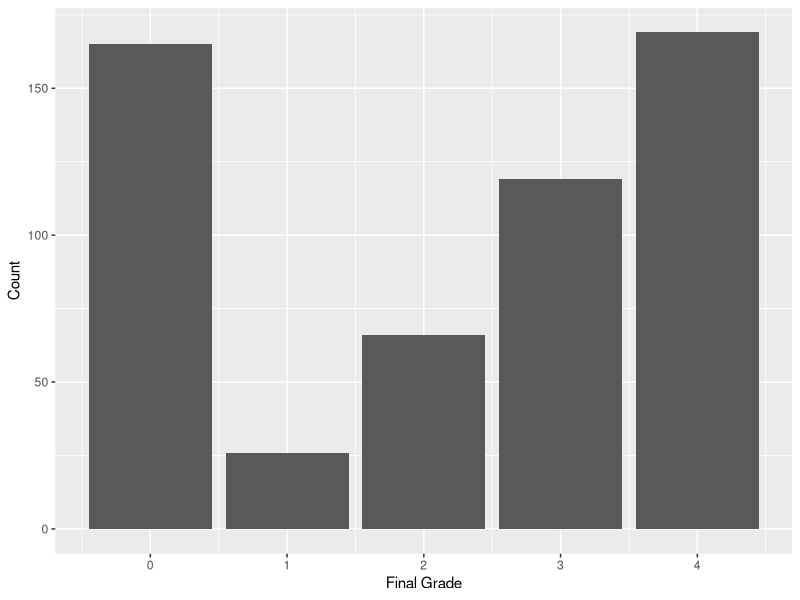
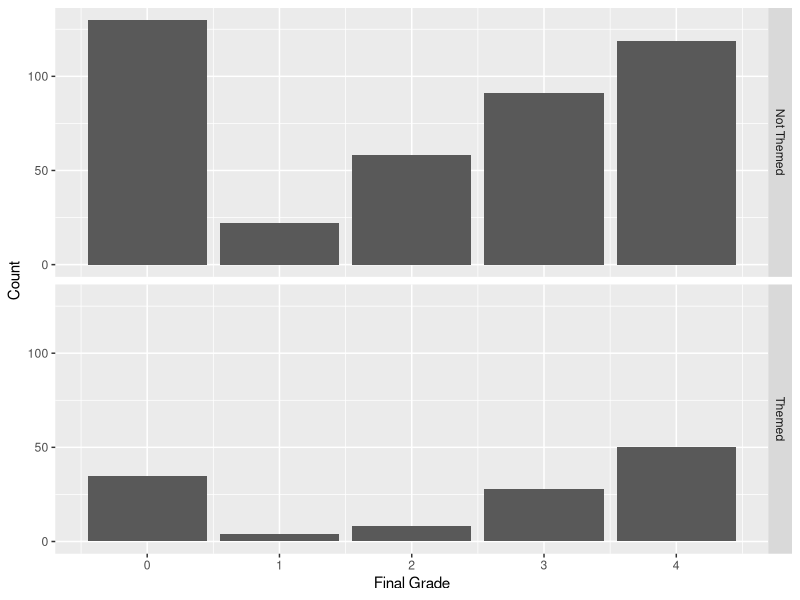
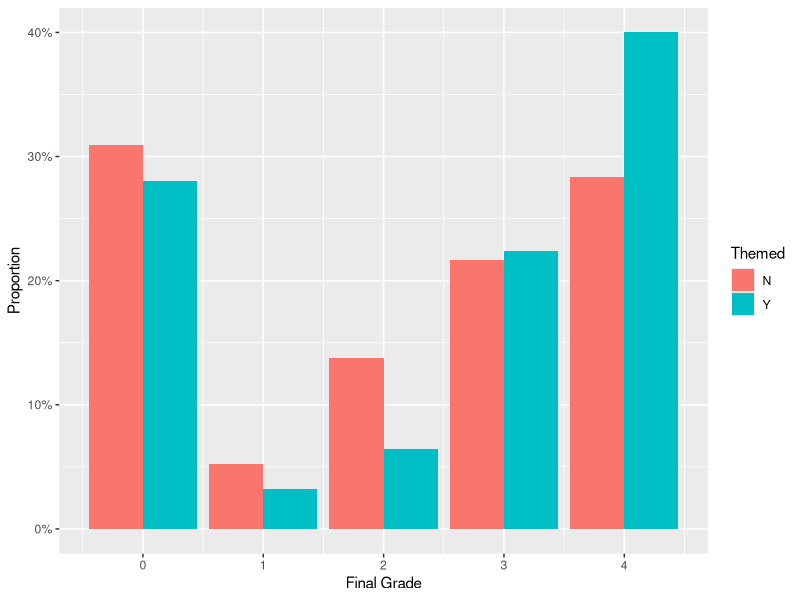
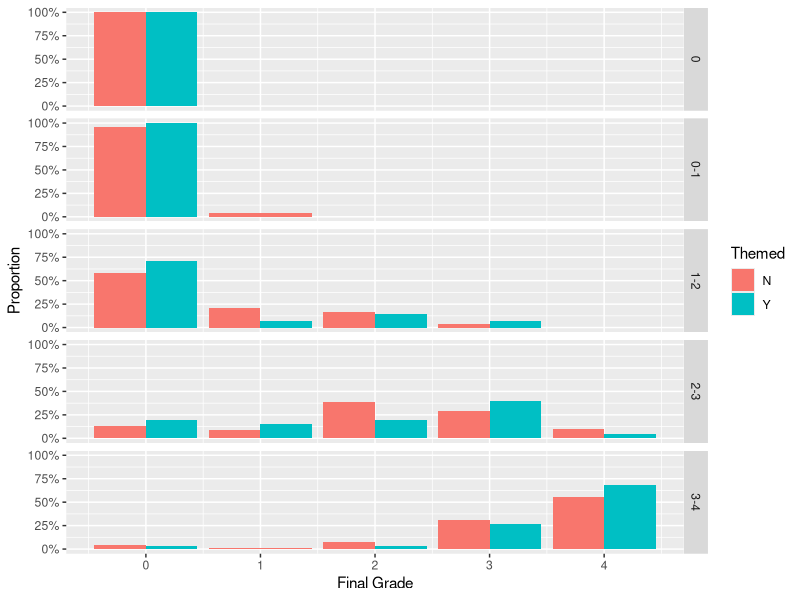
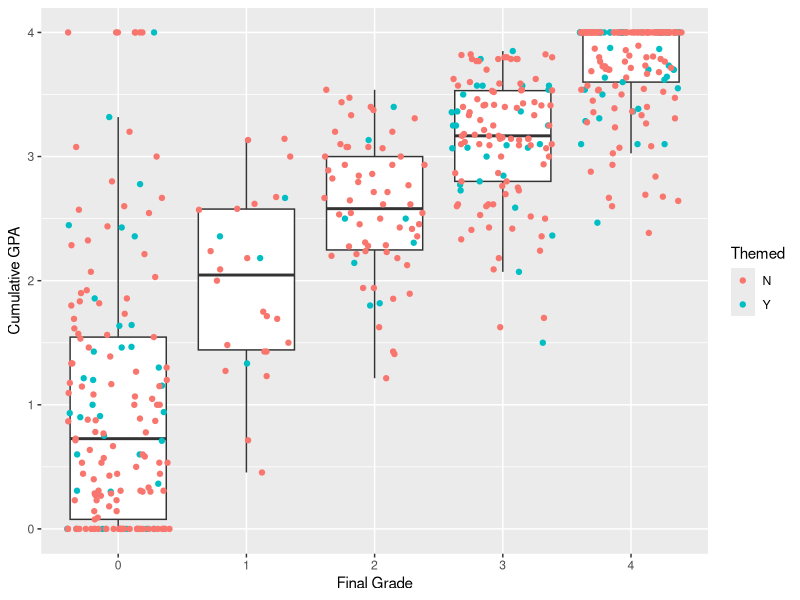

R code for these plots, in order: (Note: this script raises an error after producing the figures.)
## ---- chunk 1
knitr::opts_chunk$set(echo = TRUE)

require(readxl)
require(dplyr)
require(ggplot2)

X <- readxl::read_xlsx(file.path("Themed Data.xlsx"))
themed <- readxl::read_xlsx(file.path("Themed Data.xlsx"), sheet = 2)
not_themed <- readxl::read_xlsx(file.path("Themed Data.xlsx"), sheet = 3)

themed <- themed %>%
  dplyr::mutate(themed = "Y")
not_themed <- not_themed %>%
  dplyr::mutate(themed = "N")
Y <- rbind(themed, not_themed)
names(Y) <- c("id", "course_number", "section", "final_grade", "themed")
names(X) <- c("id", "course_number", "section", "final_grade", "cum_gpa")

Y <- Y %>% 
  dplyr::left_join(X, by = c("id", "course_number", "section", "final_grade"))

Y$cum_gpa_bin <- cut(Y$cum_gpa, c(-0.1, 0, 1, 2, 3, 4), labels = c("0", "0-1", "1-2", "2-3", "3-4"))

stopifnot(all(Y$id %in% X$id) & all(X$id %in% Y$id))
stopifnot(all(!is.na(Y$cum_gpa)))
## ---- chunk 2
table(Section = Y$section, Themed = Y$themed)
## ---- chunk 3
ggplot(Y, aes(x=final_grade)) +
  geom_bar() +
  labs(x = "Final Grade", y = "Count")
## ---- chunk 4
ggplot(Y, aes(x = final_grade, group = themed)) +
  geom_bar() +
  facet_grid(themed ~ ., labeller = as_labeller(c(N = "Not Themed", Y = "Themed"))) +
  labs(x = "Final Grade", y = "Count", bar = "Theme")

ggplot(Y, aes(x = final_grade, fill = themed)) +
  geom_bar(mapping = aes(y = after_stat(prop)), position = position_dodge()) +
  labs(x = "Final Grade", y = "Proportion", fill = "Themed") +
  scale_y_continuous(labels = scales::percent)

ggplot(Y, aes(x = final_grade, fill = themed)) +
  geom_bar(mapping = aes(y = after_stat(prop)), position = position_dodge()) +
  facet_grid(cum_gpa_bin ~ .) +
  scale_y_continuous(labels = scales::percent) +
  labs(x = "Final Grade", y = "Proportion", fill = "Themed")

## ---- chunk 5
ggplot(Y, aes(x = factor(final_grade), y = cum_gpa)) +
  geom_boxplot(outlier.shape = NA) +
  geom_jitter(mapping = aes(col = themed)) +
  labs(x = "Final Grade", y = "Cumulative GPA", col = "Themed")
## ---- chunk 6

## ---- chunk 7
t.test(x = Y %>% dplyr::filter(themed == "Y") %>% dplyr::select(final_grade),
       y = Y %>% dplyr::filter(themed == "N") %>% dplyr::select(final_grade))
## ---- chunk 8
lm1 <- lm(final_grade ~ themed + cum_gpa, data = Y)
summary(lm1)
## ---- chunk 9
temp <- Y %>%
  dplyr::group_by(themed) %>%
  dplyr::summarize(n = n(),
                   dffnw = length(which(final_grade == 0)))

prop.test(temp$dffnw, temp$n)
## ---- chunk 10
temp <- Y %>% dplyr::mutate(dffnw = ifelse(final_grade == 0, 1, 0))

glm1 <- glm(dffnw ~ themed + cum_gpa, data = temp, family = binomial(link = "logit"))
summary(glm1)
## ---- chunk 11
temp <- Y %>%
  dplyr::group_by(themed, final_grade) %>%
  dplyr::summarize(n = n(),
                   .groups = "rowwise") %>%
  reshape2::dcast(final_grade ~ themed, value.var = "n")

chisq.test(x = temp[,-1])
## ---- chunk 12
plm1 <- MASS::polr(as.factor(final_grade) ~ cum_gpa + themed, data = Y)
plm0 <- MASS::polr(as.factor(final_grade) ~ cum_gpa, data = Y)
anova(plm1, plm0)
summary(plm1)
